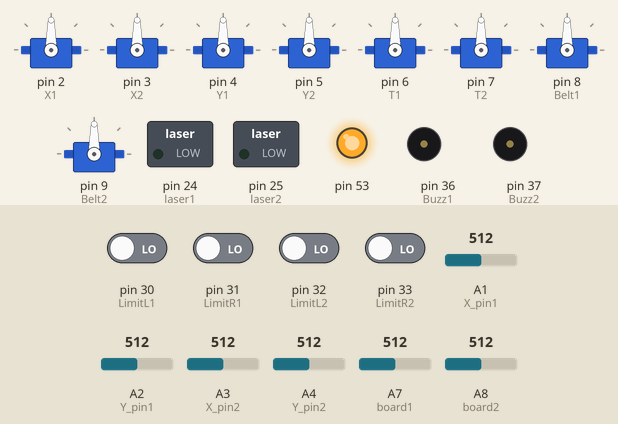
Recording of a sketch running on a simulated Arduino Mega 2560, built with avr-gcc and run on an emulated ATmega2560. On the bench: 8 × servo, switched loads named in the sketch (green lamp = pin HIGH), output pins drawn as LEDs (lit = HIGH), buzzer (waves = sounding, pin HIGH). The inputs (shaded band) are chosen by the test bench; at power-on: pin 30 (LimitL1), pin 31 (LimitR1), pin 32 (LimitL2), pin 33 (LimitR2) LOW, A2 (Y_pin1) = 512, A4 (Y_pin2) = 512, A1 (X_pin1) = 512, A3 (X_pin2) = 512, A7 (board1) = 512, A8 (board2) = 512. No radio packets arrive unless stated; what the sketch prints to the serial monitor is not drawn.

Above: at 1.2 s.
1.3 s: A2 (Y_pin1) set to 710
At 1.8 s:
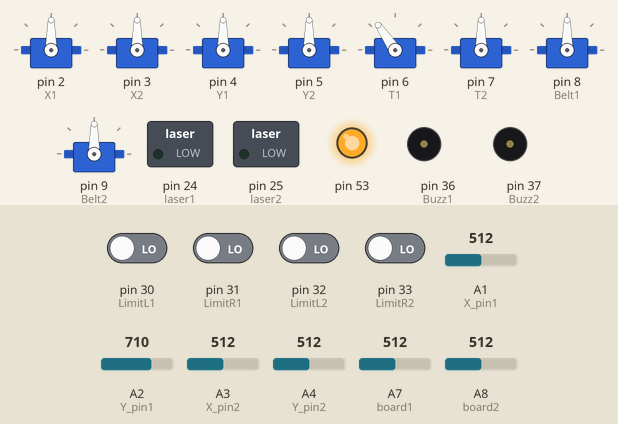
2.8 s: A4 (Y_pin2) set to 710
At 3.7 s:
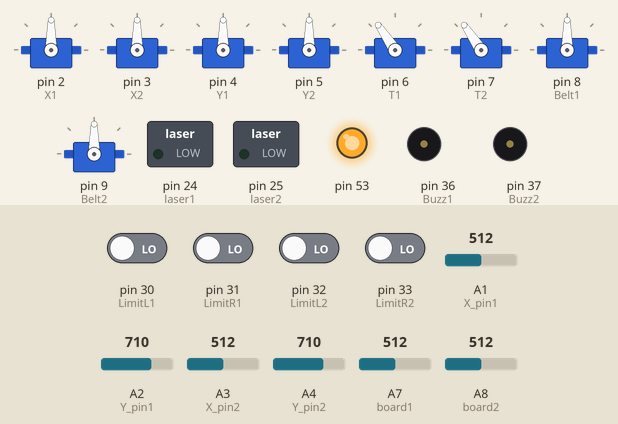
4.3 s: A2 (Y_pin1) set to 992
At 4.9 s:
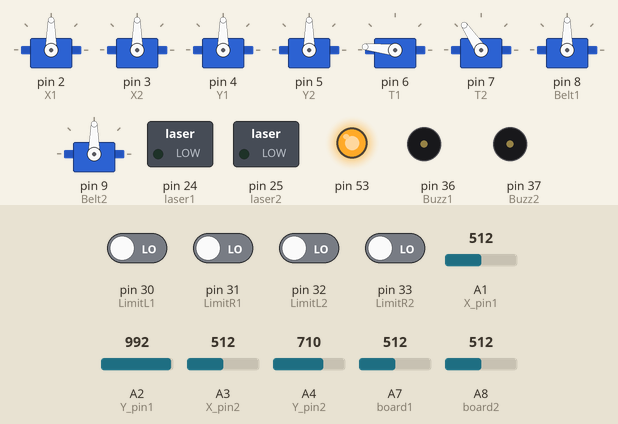
5.8 s: A4 (Y_pin2) set to 992
At 6.8 s:
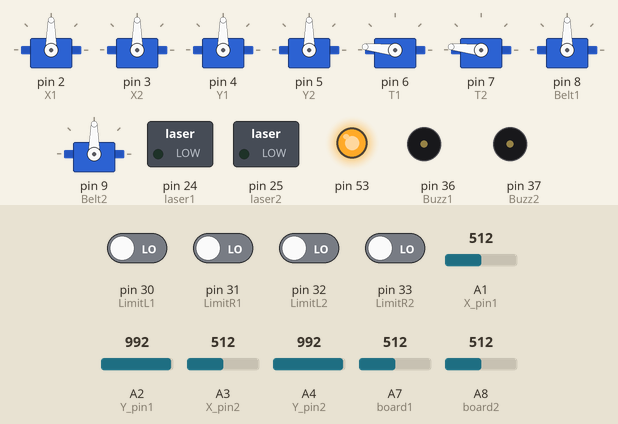
7.3 s: A2 (Y_pin1) set to 716
At 8.5 s:
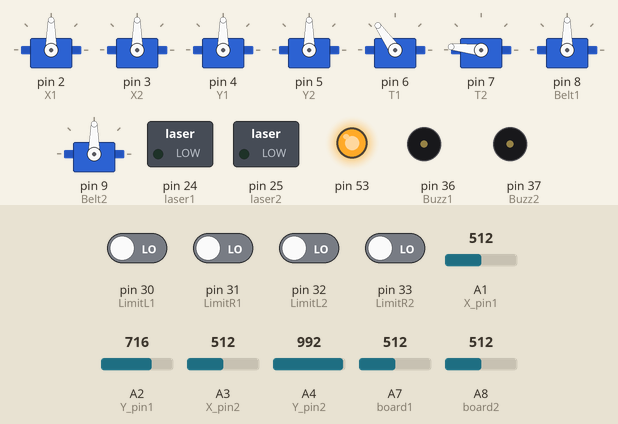
8.8 s: A4 (Y_pin2) set to 306
At 9.9 s:
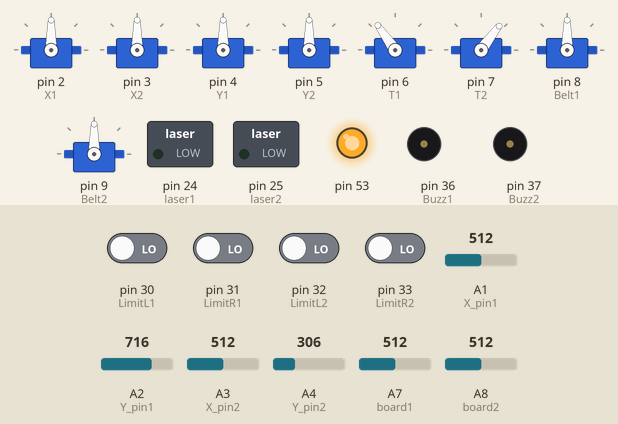
Timing chart, 0 to 11.3 s (numbered marks = the images above; inputs shaded):
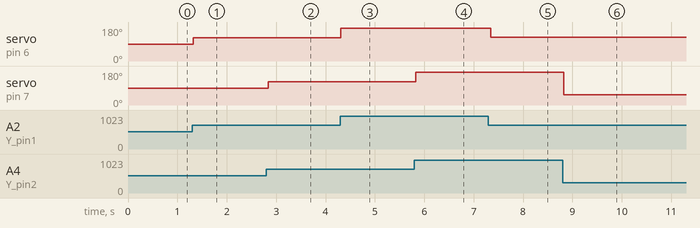

The sketch:

Project_CA2_Main_NRF_LASER_V4.ino
```cpp
//Library
#include <Servo.h>            //Servo library
#include <SPI.h>
#include <RF24.h>
#include <RF24Network.h>
#include <SoftwareSerial.h>   //for LCD purpose

//Pins. numbers to be reassign during assembly
#define X_pin1 A1    //joystick left right to control DC motor   NOTE 470 to 550 as center buffer
#define X_pin2 A3
#define Y_pin1 A2    //joystick up down to control servo on target board
#define Y_pin2 A4
#define start1 22   //joystick button to start game
#define start2 23
#define laser1 24   //laser for firing
#define laser2 25
#define board1 A7   //target board receiver for registering hit
#define board2 A8
#define LimitL1 30   //limit switch for braking left side
#define LimitL2 32
#define LimitR1 31   //limit switch for braking right side
#define LimitR2 33
#define Buzz1 36     //Play music OPTIONAL
#define Buzz2 37
#define RxD 40      //LCD CONNECTION
#define TxD 41

//Servo (1 stands for player1 control; 2 for player2 control)
Servo T1;     //target board
Servo T2;
Servo Belt1;     //target belt
Servo Belt2;
Servo Y1;     //up down
Servo Y2;
Servo X1;     //left right
Servo X2;

/*//LCD pins
#define LCD_CS A3 // Chip Select
#define LCD_CD A2 // Command/Data
#define LCD_WR A1 // LCD Write
#define LCD_RD A0 // LCD Read
#define LCD_RESET A4 // Can alternately just connect to Arduino's reset pin
Adafruit_TFTLCD tft(LCD_CS, LCD_CD, LCD_WR, LCD_RD, LCD_RESET); //LCD pin

//color
#define BLACK   (0x0000 ^ 0xFFFF)
#define BLUE    (0x001F ^ 0xFFFF)
#define RED     (0xF800 ^ 0xFFFF)
#define GREEN   (0x07E0 ^ 0xFFFF)
#define CYAN    (0x07FF ^ 0xFFFF)
#define MAGENTA (0xF81F ^ 0xFFFF)
#define YELLOW  (0xFFE0 ^ 0xFFFF)
#define WHITE   (0xFFFF ^ 0xFFFF)*/

//Others
int SS1,SS2,SS3;        //start state
int X1P,X2P,Y1P,Y2P;    //turret position value
int T1P,T2P,B1P,B2P;    //target board position value
int Jx1,Jx2,Jy1,Jy2;    //joystick position
int speed1,speed2;      //speed of motor moving left
int laserS1,laserS2;    //laser firing state from data xfer
int TL1,TL2,TR1,TR2;    //limit switch state
int score1=0;           //score of player1
int score2=0;           //score of player2
int hit1,hit2;          //laser registered hit state
int CD1,CD2;            //hit cooldown/invincible
int time1,time2;        //time for tracking invicible state
const int invic = 2000;  //2sec invicible time

//comm nodes
RF24 radio(7, 8);               // nRF24L01 (CE,CSN) PINS
RF24Network network(radio);      // Include the radio in the network
const uint16_t this_node = 00;   // Address of this main arduino in Octal format
const uint16_t node01 = 01;      // Address of the gloves in Octal format
const uint16_t node02 = 02;

//Data Packages
struct Data_Package {
  byte Dx;
  byte Dy;
  byte Df;
};

Data_Package data;

//Software Serial comm for LCD score system
SoftwareSerial mega(RxD, TxD);                      //Master Arduino acts as a serial communication device

/*
components
6 Servos: 2each for turret, 1ea for target
2 Motor
2 lasers
2 laser sensors
2 wireless mod
2 buzzers
4 limit switches to limit motors
2 joystick
LCD
 */


void setup() {
  //initialise comm
  /*radio.begin();
  radio.openReadingPipe(address);  //SETUP channel IP for comm, complement .openReadingPipe
  radio.setPALevel(RF24_PA_MIN); //strength of signal, maybe using max
  radio.stoplistening();*/
  SPI.begin();
  radio.begin();
  network.begin(90, this_node);  //(channel, node address)
  radio.setDataRate(RF24_2MBPS);

  //initialise input pins
  pinMode(X_pin1, INPUT);
  pinMode(X_pin2, INPUT);
  pinMode(Y_pin1, INPUT);
  pinMode(Y_pin2, INPUT);
  pinMode(board1, INPUT);
  pinMode(board2, INPUT);
  pinMode(LimitL1, INPUT);
  pinMode(LimitR1, INPUT);
  pinMode(LimitL2, INPUT);
  pinMode(LimitR2, INPUT);
  pinMode(start1, INPUT);
  pinMode(start2, INPUT);

  //initialise output pins
  pinMode(laser1, OUTPUT);
  pinMode(laser2, OUTPUT);
  pinMode(Buzz1, OUTPUT);
  pinMode(Buzz2, OUTPUT);

  //initialise Servo pin. ANY FREE DIGITAL
  X1.attach(2);
  X2.attach(3);
  Y1.attach(4);
  Y2.attach(5);
  T1.attach(6);
  T2.attach(7);
  Belt1.attach(8);
  Belt2.attach(9);

  /*//initialise LCD
  tft.reset();
  tft.begin(0x9341);
  tft.setRotation(3);
  tft.fillScreen(BLACK);

  tft.setCursor(20,100);
  tft.setTextColor(GREEN);
  tft.setTextSize(4);
  tft.println("PRESS JOYSTICK BUTTON TO START");*/

  //setting up the initial position of turret
  X1P = 90;             //turret, 90 center
  X2P = 90;
  Y1P = 90;             //90 center
  Y2P = 90;
  T1P = 90;             //target, 90 center
  T2P = 90;
  B1P = 90;             //90 = stop
  B2P = 90;
  X1.write(X1P);
  X2.write(X2P);
  Y1.write(Y1P);
  Y2.write(Y2P);
  T1.write(T1P);
  T2.write(T2P);
  Belt1.write(B1P);
  Belt2.write(B2P);

  //others
  SS3=0; //game not start upon resetting/turning on for first time
  mega.begin(9600); //initialise mega serial comm
  CD1 = 0;          //make sure no cooldown at start
  CD2 = 0;
  time1 = 0;        //time tracking is 0
  time2 = 0;
  Serial.begin(9600); //checking purpose
}

void loop() {                            //one loop is one cycle. current period is 50ms
  //starting the game by pressing
  if (SS3 = 0)                          //to check for game start
  {
  SS1 = digitalRead(start1);
  SS2 = digitalRead(start2);
  }
  if (SS1 == LOW && SS2 == LOW && SS3 == 0) //To start the game, need press down the joystick button together. NOTE check LOW/HIGH for button press
  {
    /*tft.fillScreen(BLACK);
    tft.setCursor(20,100);
    tft.setTextColor(YELLOW);
    tft.setTextSize(4);
    tft.println("GAME START");*/
    SS3 = 1;
    Serial.println("START");               //checking purpose
    mega.write('0');                       //send indication to LCD that the game has started
  }

  //=== Receiving data from 2 gloves ===//
  /*NOTE scaling and range limit should be done on
  glove arduino itself to save processing power here.
  data recieve should be in written form*/

  network.update();

  while ( network.available() ) // check for incoming data
  {
    RF24NetworkHeader header;
    network.read(header, &data, sizeof(Data_Package)); // Read the incoming data
    if (header.from_node == 01) {             // If data comes from glove 1
      X1P = data.Dx;                          //extract
      Y1P = data.Dy;
      laserS1 = data.Df;
      Serial.println("GLOVE 111111 ONLINE:");      //checking purpose
      Serial.print(X1P);
      Serial.print("\t");
      Serial.print(Y1P);
      Serial.print("\t");
      Serial.println(laserS1);
    }
    if (header.from_node == 02) {             // If data comes from glove 2
      X2P = data.Dx;
      Y2P = data.Dy;
      laserS2 = data.Df;
      Serial.println("GLOVE 222222 ONLINE:");      //checking purpose
      Serial.print(X2P);
      Serial.print("\t");
      Serial.print(Y2P);
      Serial.print("\t");
      Serial.println(laserS2);
    }
  }


  if (SS3=1)                                                //when game starts
  {
    //== control for player1's turret ==//
    X1.write(X1P);
    Y1.write(Y1P);
    if (laserS1 == 1) digitalWrite(laser1, HIGH);           //fire laser if state is 1
    else if (laserS1 == 0) digitalWrite(laser1, LOW);       //off laser if state is 0

    //==control for player2's turret==//
    X2.write(X2P);
    Y2.write(Y2P);
    if (laserS2 == 1) digitalWrite(laser2, HIGH);           //fire laser if state is 1
    else if (laserS2 == 0) digitalWrite(laser2, LOW);       //fire laser if state is 0

    //==control for player1's target==//
    Jy1 = analogRead(Y_pin1);                     //Read up-down value of joystick Yaxis
    T1P = map(Jy1, 0, 1023, 0, 180);              //if direction is opposite: swap 0 and 180 value. up and down
    T1.write(T1P);                                //move the servo in direction

    Jx1 = analogRead(X_pin1);                 //Read left-right value of joystick Xaxis
    TL1 = digitalRead(LimitL1);               //Read left limit status
    TR1 = digitalRead(LimitR1);               //Read right limit status

    if (Jx1 > 470 && Jx1 < 550 && TR1 == HIGH && TL1 == HIGH)               //470 to 550 as center buffer. when limit switch is not pressed
    {                                                                       //NOTE check if HIGH is pressed or not, assuming LOW means pressed
      Belt1.write(90);                                                         //STOP
    }
    else if (Jx1 >= 0 && Jx1 <= 470 &&( (TR1 == HIGH && TL1 == HIGH)||(TR1 == LOW && TL1 == HIGH) ))         //tilt left, also when RIGHT limit is pressed
    {
      B1P = map(Jx1, 0, 470, 180, 90);                                    //scale, modulation with left and right movement.  NOTE CHECK DIRECTION, LEFT MAYBE RIGHT.
      Belt1.write(B1P);
    }
    else if (Jx1 >= 550 && Jx1 <= 1023 &&( (TR1 == HIGH && TL1 == HIGH)||(TR1 == HIGH && TL1 == LOW) ))       //tilt right, also when LEFT limit is pressed
    {
      B1P = map(Jx1, 550, 1023, 90, 0);                                 //scale
      Belt1.write(B1P);
    }

    //==control for player2's target==//
    Jy2 = analogRead(Y_pin2);                 //Read up-down value of joystick Yaxis
    T2P = map(Jy2, 0, 1023, 0, 180);          //if direction is opposite: swap 0 and 180 value
    T2.write(T2P);                            //move the servo in direction

    Jx2 = analogRead(X_pin2);                 //Read left-right value of joystick Xaxis
    TL2 = digitalRead(LimitL2);               //Read left limit status
    TR2 = digitalRead(LimitR2);               //Read right limit status

    if (Jx2 > 470 && Jx2 < 550 && TR2 == HIGH && TL2 == HIGH)               //470 to 550 as center buffer. when limit switch is not pressed
    {                                                                       //NOTE check if HIGH is pressed or not, assuming LOW means pressed
      Belt2.write(90);                                                         //STOP
    }
    else if (Jx2 >= 0 && Jx2 <= 470 &&( (TR2 == HIGH && TL2 == HIGH)||(TR2 == LOW && TL2 == HIGH) ))         //tilt left, also when RIGHT limit is pressed
    {
      B2P = map(Jx2, 0, 470, 180, 90);                                    //scale
      Belt2.write(B2P);
    }
    else if (Jx2 >= 550 && Jx2 <= 1023 &&( (TR2 == HIGH && TL2 == HIGH)||(TR2 == HIGH && TL2 == LOW) ))       //tilt right, also when LEFT limit is pressed
    {
      B2P = map(Jx2, 550, 1023, 90, 0);                                 //scale
      Belt2.write(B2P);
    }

    //==Scoring system==// NOTE NOW JUST SEND UART FOR OTHER LCD ARDUINO FOR DISPLAY
    hit1 = analogRead(board1);           //read state of target board PHOTORESISTOR. around 560 for normal, 800 for tag. Try miinmal 700 for tag
    hit2 = analogRead(board2);
    if (hit1 >= 700 && CD1 == 0)        //if have not been hit for last 2sec
    {
      score2++;                           //if hit2 is registered plus one point for player 2
      mega.write('2');                   //if target 1 is hit, player 2 score a point
      CD1 = 1;                          //activate invincibility
    }
    if (CD1 == 1)
    {
      time1 = time1 + 50;               //every loop is 50ms, so if hit, loop for 2 sec, then change to mortal state
      if (time1 >= invic)               //this is to prevent possible multiple hits for one tag, one tag maybe more than 50ms, which result in multiple hits
      {
        CD1 = 0;                        //remove cooldown
        time1 = 0;                      //cooldown time reset to 0
      }
    }
    if (hit2 >= 700 && CD2 == 0)
    {
      score1++;                           //if hit2 is registered plus one point for player 1
      mega.write('1');                   //if target 2 is hit, player 1 score a point
      CD2 = 1;                          //activate invincibility
    }
    if (CD2 == 1)
    {
      time2 = time2 + 50;               //every loop is 50ms, so if hit, loop for 2 sec, then change to mortal state
      if (time2 >= invic)               //this is to prevent possible multiple hits for one tag, one tag maybe more than 50ms, which result in multiple hits
      {
        CD2 = 0;                        //remove cooldown
        time2 = 0;                      //cooldown time reset to 0
      }
    }


    //==stop the game/win condition==//
    if (score1 == 5 || score2 == 5)
    {
      SS3=0;                                              //RESET GAME STATE for another round or just end game
      score1 = 0;
      score2 = 0;
    }
    //delay(50);                                            //delay for one cycle loop
  }
  delay(50);                                            //delay for one cycle loop
}
```

Measured:
- after the input at 1.3 s, servo on pin 6 (T1): 90° → 124° at once
- after the input at 2.8 s, servo on pin 7 (T2): 90° → 124° at once
- after the input at 4.3 s, servo on pin 6 (T1): 124° → 174° at once
- after the input at 5.8 s, servo on pin 7 (T2): 124° → 174° at once
- after the input at 7.3 s, servo on pin 6 (T1): 174° → 125° after 0.05 s
- after the input at 8.8 s, servo on pin 7 (T2): 174° → 53° at once
